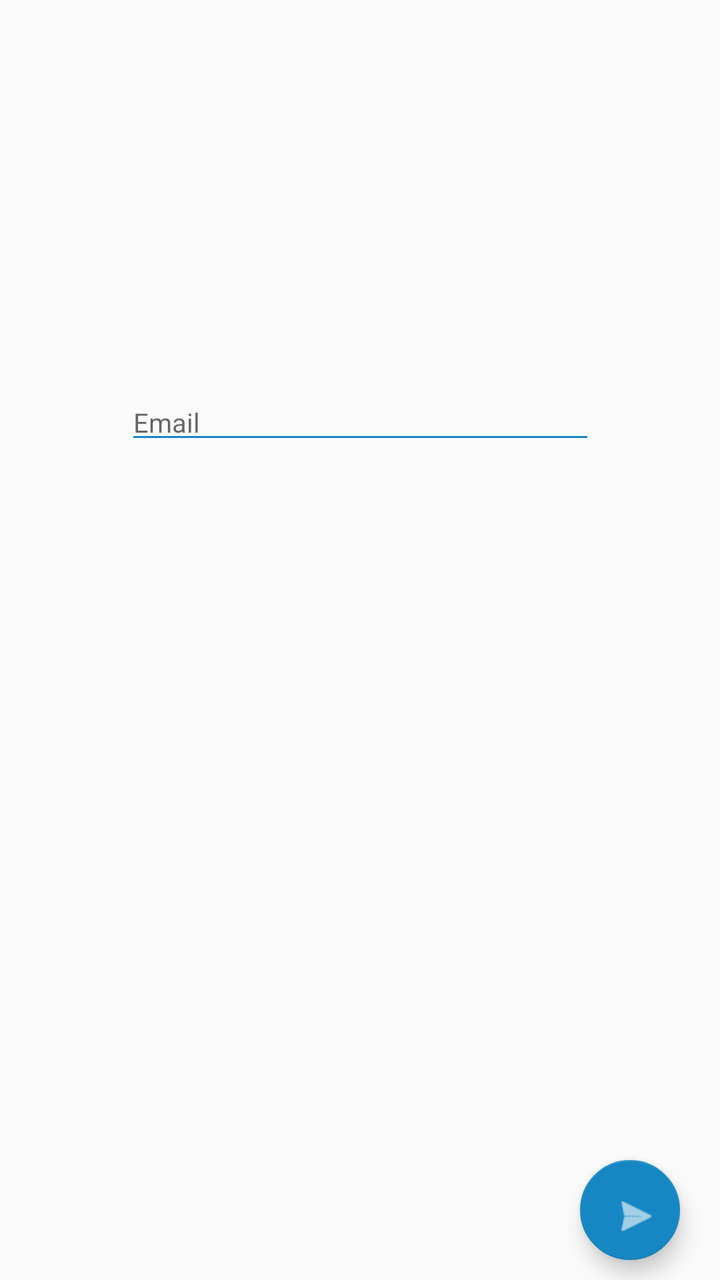
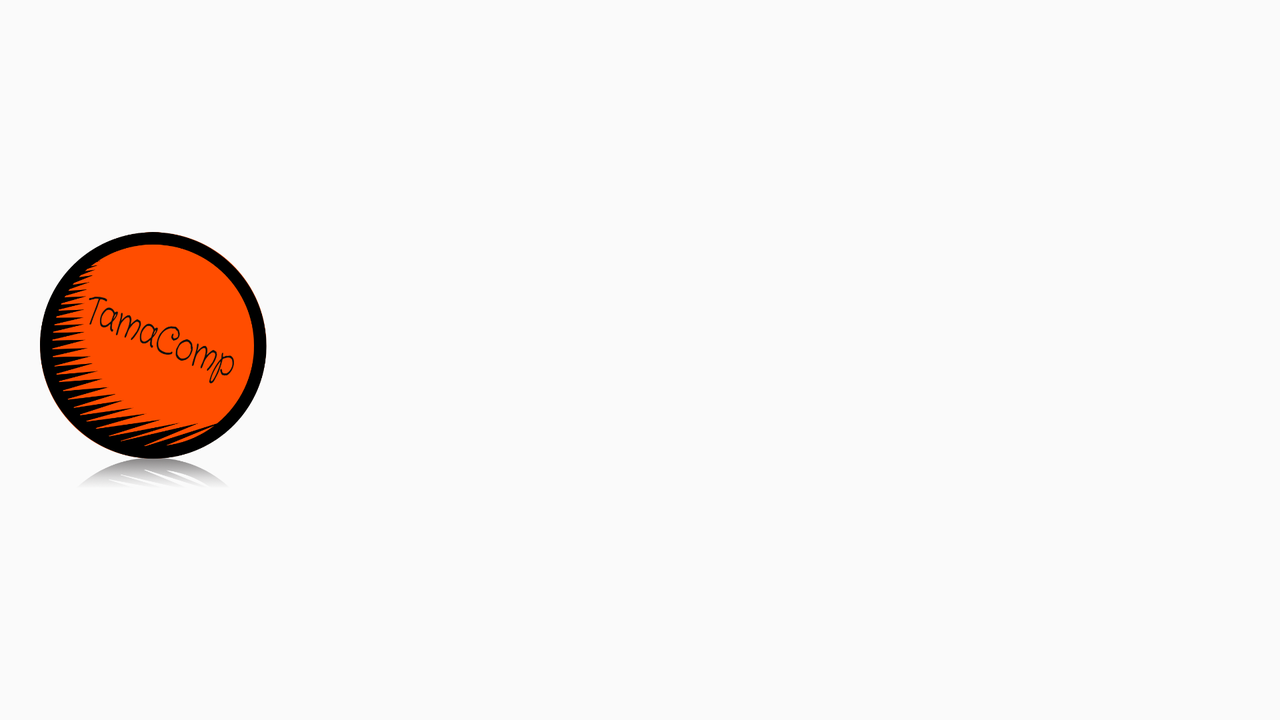

Compare how this app lays out the same screen by default and in its alternative resource folder. The renders come first, then the two layout files and the values they reference.
<!-- AndroidManifest.xml: activity theme AppTheme.Teal -->
<!-- res/layout/forgotpass.xml -->
<?xml version="1.0" encoding="utf-8"?>
<android.support.constraint.ConstraintLayout xmlns:android="http://schemas.android.com/apk/res/android"
    xmlns:app="http://schemas.android.com/apk/res-auto"
    android:orientation="vertical"
    android:layout_width="match_parent"
    android:layout_height="match_parent">

    <android.support.constraint.Guideline
        android:id="@+id/guide"
        android:layout_width="wrap_content"
        android:layout_height="wrap_content"
        android:orientation="horizontal"
        app:layout_constraintGuide_percent="0.3"/>

    <EditText
        android:id="@+id/forgotemailtext"
        android:layout_width="wrap_content"
        android:layout_height="wrap_content"
        app:layout_constraintTop_toBottomOf="@id/guide"
        app:layout_constraintLeft_toLeftOf="parent"
        app:layout_constraintRight_toRightOf="parent"
        android:ems="15"
        android:hint="@string/forgotemailhint"
        android:inputType="textEmailAddress"
        android:textSize="40px"/>

    <android.support.design.widget.FloatingActionButton
        android:id="@+id/forgotsubmitbutton"
        android:layout_width="50dp"
        android:layout_height="50dp"
        app:layout_constraintBottom_toBottomOf="parent"
        app:layout_constraintRight_toRightOf="parent"
        android:layout_marginBottom="10dp"
        android:layout_marginRight="20dp"
        android:src="@android:drawable/ic_menu_send"
        android:tint="#FFF"
        android:background="@drawable/roudbutton"/>

</android.support.constraint.ConstraintLayout>
<!-- resources referenced by this layout -->
<resources>
  <!-- drawable roudbutton (drawable) -->
  <?xml version="1.0" encoding="utf-8"?>
  <selector xmlns:android="http://schemas.android.com/apk/res/android">
      <item android:state_pressed="false">
          <shape android:shape="oval">
              <solid android:color="?colorAccent"/>
          </shape>
      </item>
      <item android:state_pressed="true">
          <shape android:shape="oval">
              <solid android:color="?colorPrimary"/>
          </shape>
      </item>
  </selector>
  <string name="forgotemailhint">Email</string>
  <style name="AppTheme.Teal" parent="BaseTheme.Teal">
          
          <item name="selectableRectDrawableColored">@drawable/draw_checkbox</item>
          <item name="selectableRoundedRectDrawableColored">@drawable/draw_rounded</item>
      </style>
  <style name="BaseTheme.Teal" parent="AppTheme">
          
          <item name="colorPrimary">@color/material_teal_500</item>
          <item name="colorPrimaryDark">@color/material_teal_700</item>
          <item name="colorAccent">@color/material_teal_a700</item>
  
          <item name="colorControlNormal">@color/material_teal_500</item>
          <item name="colorControlActivated">@color/material_teal_500</item>
          <item name="colorControlHighlight">@color/selector_teal_pressed</item>
          <item name="dialogTheme">@style/AppTheme.Dialog.Teal</item>
          <item name="alertDialogTheme">@style/AppTheme.Dialog.Alert.Teal</item>
      </style>
  <!-- drawable draw_checkbox (drawable) -->
  <?xml version="1.0" encoding="utf-8"?>
  <selector xmlns:android="http://schemas.android.com/apk/res/android">
      <item android:state_pressed="true">
          <shape android:shape="rectangle">
              <solid android:color="@color/selector_teal_pressed"/>
          </shape>
      </item>
      
      <item android:state_selected="true">
          <shape android:shape="rectangle">
              <solid android:color="@color/selector_teal_focused"/>
          </shape>
      </item>
      
      <item android:state_focused="true">
          <shape android:shape="rectangle">
              <solid android:color="@color/selector_teal_focused"/>
          </shape>
      </item>
      
      <item android:drawable="@color/selector_normal"/>
  </selector>
  <style name="AppTheme" parent="BaseTheme">
          
     
      </style>
  <color name="material_teal_500">#1687C3</color>
  <color name="material_teal_700">#116E9F</color>
  <color name="material_teal_a700">#1687C3</color>
  <color name="selector_teal_pressed">#4400BFA5</color>
  <style name="AppTheme.Dialog.Teal">
          <item name="colorPrimary">@color/material_teal_500</item>
          <item name="colorPrimaryDark">@color/material_teal_700</item>
          <item name="colorAccent">@color/material_teal_a700</item>
      </style>
  <style name="AppTheme.Dialog.Alert.Teal">
          <item name="colorPrimary">@color/material_teal_500</item>
          <item name="colorPrimaryDark">@color/material_teal_700</item>
          <item name="colorAccent">@color/material_teal_a700</item>
      </style>
  <color name="selector_teal_focused">#2200BFA5</color>
  <color name="selector_normal">@android:color/transparent</color>
  <!-- from res/values-v19/ -->
  <style name="BaseTheme" parent="@style/Theme.AppCompat.Light.DarkActionBar">
          
          <item name="dialogTheme">@style/AppTheme.Dialog</item>
          <item name="alertDialogTheme">@style/AppTheme.Dialog.Alert</item>
          <item name="colorControlHighlight">@color/selector_black_pressed</item>
          <item name="windowActionBar">false</item>
          <item name="windowNoTitle">true</item>
      </style>
  <style name="AppTheme.Dialog" parent="Theme.AppCompat.Light.Dialog">
      </style>
  <style name="AppTheme.Dialog.Alert" parent="Theme.AppCompat.Light.Dialog.Alert">
      </style>
  <color name="selector_black_pressed">#1F000000</color>
</resources>
<!-- res/layout-land/forgotpass.xml (the repository's variant of the layout above) -->
<!-- drawn on the phone turned sideways -->
<?xml version="1.0" encoding="utf-8"?>
<android.support.constraint.ConstraintLayout xmlns:android="http://schemas.android.com/apk/res/android"
    xmlns:app="http://schemas.android.com/apk/res-auto"
    android:orientation="vertical"
    android:layout_width="match_parent"
    android:layout_height="match_parent">
    <ImageView
        android:id="@+id/forgotlogo"
        android:layout_width="340px"
        android:layout_height="match_parent"
        android:src="@drawable/logo"
        app:layout_constraintTop_toBottomOf="parent"
        app:layout_constraintLeft_toLeftOf="parent"
        android:layout_marginLeft="20dp"/>
    <TextView
        android:id="@+id/forgotemail"
        android:layout_width="wrap_content"
        android:layout_height="wrap_content"
        app:layout_constraintTop_toBottomOf="parent"
        app:layout_constraintLeft_toRightOf="@id/forgotlogo"
        android:layout_marginLeft="80dp"
        android:layout_marginTop="60dp"
        android:text="@string/forgotemail"
        android:textSize="50px"
        android:textStyle="bold" />
    <EditText
        android:id="@+id/forgotemailtext"
        android:layout_width="wrap_content"
        android:layout_height="wrap_content"
        app:layout_constraintTop_toBottomOf="@id/forgotemail"
        app:layout_constraintLeft_toRightOf="@id/forgotlogo"
        android:layout_marginLeft="80dp"
        android:layout_marginTop="30dp"
        android:ems="10"
        android:hint="@string/forgotemailhint"
        android:inputType="textEmailAddress"
        android:textSize="40px"/>
    <Button
        android:id="@+id/forgotsubmitbutton"
        android:layout_width="wrap_content"
        android:layout_height="wrap_content"
        app:layout_constraintTop_toBottomOf="@id/forgotemailtext"
        app:layout_constraintLeft_toRightOf="@id/forgotlogo"
        android:layout_marginLeft="140dp"
        android:layout_marginTop="30dp"
        android:text="@string/forgotsubmitbutton"
        style="@style/ButtonStyle.Borderless.ColoredText"/>

</android.support.constraint.ConstraintLayout>
<!-- resources referenced by the variant -->
<!-- as the phone turned sideways resolves them -->
<resources>
  <string name="forgotemail">Please Enter your email</string>
  <string name="forgotemailhint">Email</string>
  <string name="forgotsubmitbutton">Submit</string>
  <style name="ButtonStyle.Borderless.ColoredText" parent="@style/Widget.AppCompat.Button.Borderless.Colored">
      </style>
  <style name="AppTheme.Teal" parent="BaseTheme.Teal">
          
          <item name="selectableRectDrawableColored">@drawable/draw_checkbox</item>
          <item name="selectableRoundedRectDrawableColored">@drawable/draw_rounded</item>
      </style>
  <style name="BaseTheme.Teal" parent="AppTheme">
          
          <item name="colorPrimary">@color/material_teal_500</item>
          <item name="colorPrimaryDark">@color/material_teal_700</item>
          <item name="colorAccent">@color/material_teal_a700</item>
  
          <item name="colorControlNormal">@color/material_teal_500</item>
          <item name="colorControlActivated">@color/material_teal_500</item>
          <item name="colorControlHighlight">@color/selector_teal_pressed</item>
          <item name="dialogTheme">@style/AppTheme.Dialog.Teal</item>
          <item name="alertDialogTheme">@style/AppTheme.Dialog.Alert.Teal</item>
      </style>
  <!-- drawable draw_checkbox (drawable) -->
  <?xml version="1.0" encoding="utf-8"?>
  <selector xmlns:android="http://schemas.android.com/apk/res/android">
      <item android:state_pressed="true">
          <shape android:shape="rectangle">
              <solid android:color="@color/selector_teal_pressed"/>
          </shape>
      </item>
      
      <item android:state_selected="true">
          <shape android:shape="rectangle">
              <solid android:color="@color/selector_teal_focused"/>
          </shape>
      </item>
      
      <item android:state_focused="true">
          <shape android:shape="rectangle">
              <solid android:color="@color/selector_teal_focused"/>
          </shape>
      </item>
      
      <item android:drawable="@color/selector_normal"/>
  </selector>
  <style name="AppTheme" parent="BaseTheme">
          
     
      </style>
  <color name="material_teal_500">#1687C3</color>
  <color name="material_teal_700">#116E9F</color>
  <color name="material_teal_a700">#1687C3</color>
  <color name="selector_teal_pressed">#4400BFA5</color>
  <style name="AppTheme.Dialog.Teal">
          <item name="colorPrimary">@color/material_teal_500</item>
          <item name="colorPrimaryDark">@color/material_teal_700</item>
          <item name="colorAccent">@color/material_teal_a700</item>
      </style>
  <style name="AppTheme.Dialog.Alert.Teal">
          <item name="colorPrimary">@color/material_teal_500</item>
          <item name="colorPrimaryDark">@color/material_teal_700</item>
          <item name="colorAccent">@color/material_teal_a700</item>
      </style>
  <color name="selector_teal_focused">#2200BFA5</color>
  <color name="selector_normal">@android:color/transparent</color>
  <!-- from res/values-v19/ -->
  <style name="BaseTheme" parent="@style/Theme.AppCompat.Light.DarkActionBar">
          
          <item name="dialogTheme">@style/AppTheme.Dialog</item>
          <item name="alertDialogTheme">@style/AppTheme.Dialog.Alert</item>
          <item name="colorControlHighlight">@color/selector_black_pressed</item>
          <item name="windowActionBar">false</item>
          <item name="windowNoTitle">true</item>
      </style>
  <style name="AppTheme.Dialog" parent="Theme.AppCompat.Light.Dialog">
      </style>
  <style name="AppTheme.Dialog.Alert" parent="Theme.AppCompat.Light.Dialog.Alert">
      </style>
  <color name="selector_black_pressed">#1F000000</color>
</resources>
